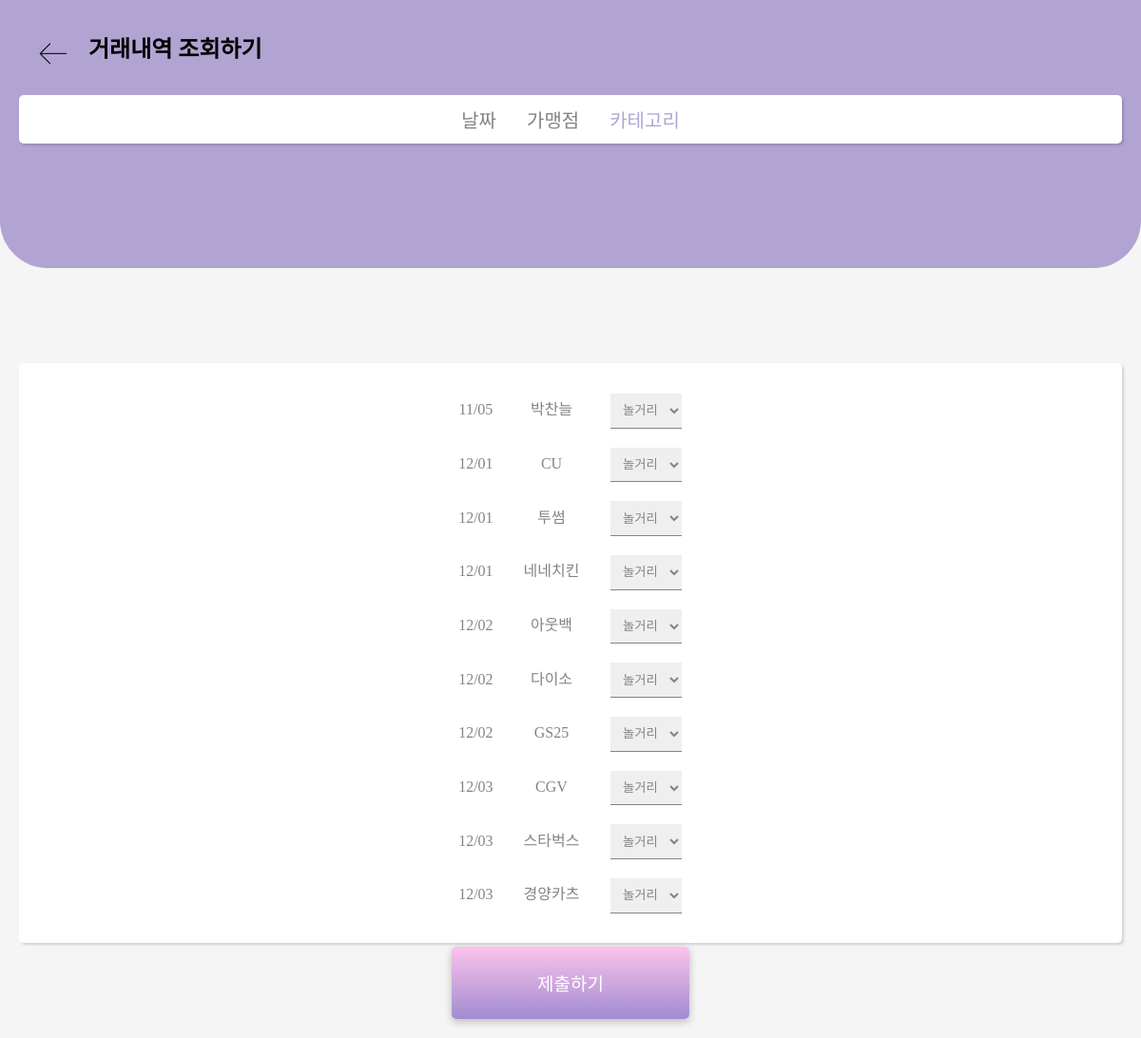
The page /users/1/get_category on the database its author committed.
### app.py (models this page shows)
class TransHistory(db.Model):
	id = db.Column(db.Integer, primary_key=True)
	connCode = db.Column(db.String(15), nullable=True)
	username = db.Column(db.String(100))
	Trdd = db.Column(db.DateTime)
	Usam = db.Column(db.String(100))
	AfstNm = db.Column(db.String(100))
	Category = db.Column(db.String(100), nullable=True)
	CardAthzNo = db.Column(db.String(50))

### app.py (the view)
@app.route('/users/<int:user_id>/get_category')
def getCategory(user_id):
	user = User.query.filter_by(id=user_id).first()
	if not user:
		return abort(404)
	his = TransHistory.query.filter(and_(TransHistory.connCode==user.connCode, \
		TransHistory.username==user.username)).order_by(TransHistory.Trdd).all()
	return render_template('html/setcategory.html', user=user, his=his)

### app.py (called while the page is built)
@app.before_request
def before_request():
    if 'user_id' in session:
        g.user = User.query.filter_by(id=session['user_id']).one()
    else:
        g.user = None

### templates/html/setcategory.html (shortened to what this page needs)
<head>
	<link href="/static/css/setcategory.css" rel="stylesheet">
</head>
<body>
	<div class="checklist-header-container">
		<button class="back-button" type="button" onclick="location.href='/'" ><img class="back-img" src="/static/img/backarrow.png"></button>
		<h2 class="checklist-header">거래내역 조회하기</h2>
	</div>
	<div class="checklist-banner-container">
		<ul class="checklist-banner">
			<li>날짜</li>
			<li>가맹점</li>
			<li><span>카테고리</span></li>
		</ul>
	</div>
	<div class="checklist-container">
		<form method="post" action="/users/{{ user.id }}/get_category">
		{% for list in his %}
		<ul class="checklist">
			<li>{{ list['Trdd'].strftime("%m/%d") }}</li>
			<li>{{ list['AfstNm'] }}</li>
			<li><select class="category" name="{{ list['CardAthzNo'] }}">
					<option 	value="놀거리" selected>놀거리</option>
				</select>
			</li>
		</ul>
		{% endfor %}
   	</div>
	<button class="list-submit-button" type="submit">제출하기</button>
</body>

### static/css/setcategory.css (style rules this page uses)
body { font-family: pb; padding: 0; background-color: whitesmoke; margin: 0; display: flex; }
h2, h3 { margin: 0; padding: 0; }
li { list-style: none; }
ul { margin: 0; padding: 0; }
.checklist-header-container { position: absolute; left: 0; right: 0; background-color: rgb(177,164,210); height: 20%; padding: 2em; border-bottom-left-radius: 50px; border-bottom-right-radius: 50px; }
.checklist-header { display: inline-block; margin-left: -10px; }
.checklist-banner-container { position: absolute; top: 100; left: 20; right: 20; border-radius: 5px; background-color: white; padding: 0.7em 0.5em; text-align: center; box-shadow: rgba(0, 0, 0, 0.15) 1.95px 1.95px 2.6px; }
.checklist-banner li { display: inline-block; font-size: 20px; margin-right: 0.7em; margin-left: 0.7em; color: #848484; }
.checklist-banner li span { color: rgb(177,164,210); }
.checklist-container { text-align: center; position: absolute; left: 20; right: 20; bottom: 100; background-color: white; height: 50%; border-radius: 5px; padding: 2em 1em; overflow-y: scroll; box-shadow: rgba(0, 0, 0, 0.15) 1.95px 1.95px 2.6px; }
.checklist { margin-bottom: 20px; }
.checklist li { display: inline-block; font-size: 16px; margin-right: 0.8em; margin-left: 0.8em; color: #848484; }
.checklist li:nth-child(1) { width: 40px; text-align: center; }
.checklist li:nth-child(2) { width: 60px; text-align: center; }
.checklist li:nth-child(3) { width: 80px; text-align: center; }
.list-submit-button { position: absolute; display: block; bottom: 20; left: 50%; transform: translateX(-50%); height: 7%; width: 250px; font-size: 19px; font-family: pb; border: none; border-radius: 5px; background: linear-gradient(to bottom, #7D7494 0%, #B1A4D2 51%, #D7C7FF 100%); box-shadow: rgba(0, 0, 0, 0.24) 0px 3px 8px; outline: none; cursor: pointer; color: white; background-image: linear-gradient(to top, #a18cd1 0%, #fbc2eb 100%); }
.category { border: none; border-bottom: 1px solid #848484; background-color: whitee; padding: 0.7em; color: #848484; }
.back-button { border: none; background-color: transparent; cursor: pointer; vertical-align: middle; margin-right: 20px; }
.back-img { width: 35px; display: inline-block; }

### rows shown on the page
TransHistory: Trdd "11/05", AfstNm "박찬늘", CardAthzNo "놀거리"
TransHistory: Trdd "12/01", AfstNm "CU", CardAthzNo "놀거리"
TransHistory: Trdd "12/01", AfstNm "투썸", CardAthzNo "놀거리"
TransHistory: Trdd "12/01", AfstNm "네네치킨", CardAthzNo "놀거리"
TransHistory: Trdd "12/02", AfstNm "아웃백", CardAthzNo "놀거리"
TransHistory: Trdd "12/02", AfstNm "다이소", CardAthzNo "놀거리"
TransHistory: Trdd "12/02", AfstNm "GS25", CardAthzNo "놀거리"
TransHistory: Trdd "12/03", AfstNm "CGV", CardAthzNo "놀거리"
TransHistory: Trdd "12/03", AfstNm "스타벅스", CardAthzNo "놀거리"
TransHistory: Trdd "12/03", AfstNm "경양카츠", CardAthzNo "놀거리"
